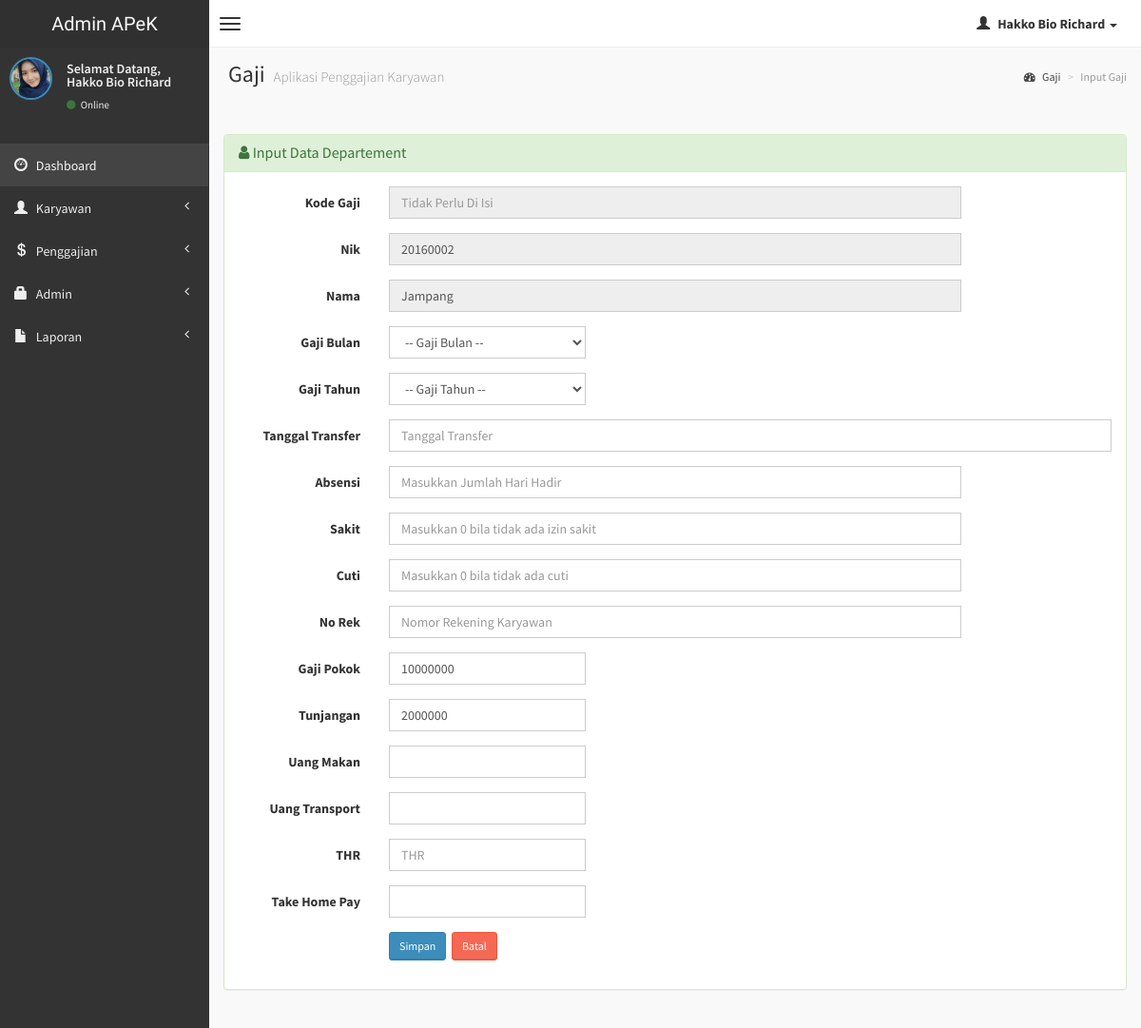
Screenshot of /admin/input-gaji.php?hal=edit&kode=20160002 (signed in) with the database file from the repository.
### tables this page shows
CREATE TABLE `karyawan` (
  `nik` varchar(10) NOT NULL,
  `departemen` varchar(20) NOT NULL,
  `nama` varchar(50) NOT NULL,
  `alamat` varchar(150) NOT NULL,
  `gender` tinyint(1) NOT NULL,
  `no_hp` varchar(15) NOT NULL,
  `status` enum('tetap','kontrak','magang','outsource') NOT NULL,
  `gaji_pokok` int(225) NOT NULL,
  `tunjangan` int(225) NOT NULL
);

CREATE TABLE `departemen` (
  `kd_dept` int(10) NOT NULL,
  `nik` varchar(10) NOT NULL,
  `departemen` varchar(20) NOT NULL,
  `jabatan` varchar(15) NOT NULL,
  `gaji_pokok` int(10) NOT NULL,
  `tunjangan` int(10) NOT NULL
);

### admin/input-gaji.php (the view, shortened to what this page needs)
<?php
if (empty($_SESSION['username'])){
	header('location:../index.php');
} else {
?>
<!DOCTYPE html>
<html>
    <head>
        <link href="../dist/css/bootstrap.css" rel="stylesheet" type="text/css" />
        <link href="//cdnjs.cloudflare.com/ajax/libs/font-awesome/4.1.0/css/font-awesome.min.css" rel="stylesheet" type="text/css" />
        <link href="//code.ionicframework.com/ionicons/1.5.2/css/ionicons.min.css" rel="stylesheet" type="text/css" />
        <link href="../css/morris/morris.css" rel="stylesheet" type="text/css" />
        <link href="../css/jvectormap/jquery-jvectormap-1.2.2.css" rel="stylesheet" type="text/css" />
        <link href="../css/datepicker/datepicker3.css" rel="stylesheet" type="text/css" />
        <link href="../css/daterangepicker/daterangepicker-bs3.css" rel="stylesheet" type="text/css" />
        <link href="../css/bootstrap-wysihtml5/bootstrap3-wysihtml5.min.css" rel="stylesheet" type="text/css" />
        <link href="../css/AdminLTE.css" rel="stylesheet" type="text/css" />
        <link rel="stylesheet" href="datatables/dataTables.bootstrap.css"/>
    </head>
    <body class="skin-black">
        <header class="header">
            <a href="index.php" class="logo">
                Admin APeK
            </a>
            <nav class="navbar navbar-static-top" role="navigation">
                <a href="#" class="navbar-btn sidebar-toggle" data-toggle="offcanvas" role="button">
                    <span class="icon-bar"></span>
                    <span class="icon-bar"></span>
                    <span class="icon-bar"></span>
                </a>
                <div class="navbar-right">
                    <ul class="nav navbar-nav">
                        <li class="dropdown user user-menu">
                            <a href="#" class="dropdown-toggle" data-toggle="dropdown">
                                <i class="glyphicon glyphicon-user"></i>
                                <span><?php echo $_SESSION['fullname']; ?> <i class="caret"></i></span>
                            </a>
<?php } ?>
                        </li>
                    </ul>
                </div>
            </nav>
        </header>
        <div class="wrapper row-offcanvas row-offcanvas-left">
            <aside class="left-side sidebar-offcanvas">
                <section class="sidebar">
                    <div class="user-panel">
                        <div class="pull-left image">
                            <img src="<?php echo $_SESSION['gambar']; ?>" class="img-circle" alt="User Image" style="border: 2px solid #3C8DBC;" />
                        </div>
                        <div class="pull-left info">
                            <p>Selamat Datang,<br /><?php echo $_SESSION['fullname']; ?></p>
                            <a href="#"><i class="fa fa-circle text-success"></i> Online</a>
                        </div>
                    </div>
                    <?php include "menu.php"; ?>
                </section>
            </aside>
            <aside class="right-side">
                <section class="content-header">
                    <h1>
                        Gaji
                        <small>Aplikasi Penggajian Karyawan</small>
                    </h1>
                    <ol class="breadcrumb">
                        <li><a href="#"><i class="fa fa-dashboard"></i> Gaji</a></li>
                        <li class="active">Input Gaji</li>
                    </ol>
                </section>
                <section class="content">
                    <br />
                    <div class="row">
                        <div class="col-lg-12">
                        <div class="panel panel-success">
                        <div class="panel-heading">
                        <h3 class="panel-title"><i class="fa fa-user"></i> Input Data Departement </h3>
                        </div>
                        <div class="panel-body">
                  <div class="form-panel">
                      <form class="form-horizontal style-form" action="input-gaji.php" method="post" enctype="multipart/form-data" name="transfer" id="form1">
                          <div class="form-group">
                              <label class="col-sm-2 col-sm-2 control-label">Kode Gaji</label>
                              <div class="col-sm-8">
                                  <input name="kd_gaji" type="text" id="kd_gaji" class="form-control" autocomplete="off" placeholder="Tidak Perlu Di Isi" readonly="readonly" />
                              </div>
                          </div>
                          <?php
                          $kode = $_GET['kode'];
                    $query1="select * from karyawan where nik='$kode'";
                    $tampil=mysqli_query($koneksi, $query1) or die(mysqli_error());
                    while($data=mysqli_fetch_array($tampil))
                    {
                    ?>
                        <div class="form-group">
                              <label class="col-sm-2 col-sm-2 control-label">Nik</label>
                              <div class="col-sm-8">
                                  <input name="nik" type="text" id="nik" value="<?php echo $data['nik']; ?>" class="form-control" autocomplete="off" readonly="readonly" />
                              </div>
                          </div>
                        <div class="form-group">
                              <label class="col-sm-2 col-sm-2 control-label">Nama</label>
                              <div class="col-sm-8">
                                  <input name="" type="text" id="" value="<?php echo $data['nama']; ?>" class="form-control" autocomplete="off" readonly="readonly" />
                              </div>
                          </div> <?php } ?>
                          <div class="form-group">
                              <label class="col-sm-2 col-sm-2 control-label">Gaji Bulan</label>
                              <div class="col-sm-3">
                            <select name="gaji_bulan" class="form-control" required>
							<option value=""> -- Gaji Bulan -- </option>
						    </select>
                              </div>
                          </div>
                          <div class="form-group">
                              <label class="col-sm-2 col-sm-2 control-label">Gaji Tahun</label>
                              <div class="col-sm-3">
                            <select name="gaji_tahun" class="form-control" required>
							<option value=""> -- Gaji Tahun -- </option>
						    </select>
                            </div>
                          </div>
                          <div class="form-group">
                              <label class="col-sm-2 col-sm-2 control-label">Tanggal Transfer</label>
                              <div class="col-sm-10">
                                  <input name="tgl_transfer" id="tgl_transfer" class="input-group date form-control" data-date="" data-date-format="yyyy-mm-dd" type="text" placeholder="Tanggal Transfer" required />
                              </div>
                          </div>
                          <div class="form-group">
                              <label class="col-sm-2 col-sm-2 control-label">Absensi</label>
                              <div class="col-sm-8">
                                  <input name="absensi" type="text" id="absensi" class="form-control" autocomplete="off" autofocus="on" onkeyup="hitung_gaji()" onkeydown="hitung_gaji()" onchange="hitung_gaji()" placeholder="Masukkan Jumlah Hari Hadir" required="required"/>
                              </div>
                          </div>
                          <div class="form-group">
                              <label class="col-sm-2 col-sm-2 control-label">Sakit</label>
                              <div class="col-sm-8">
                                  <input name="sakit" type="text" id="sakit" class="form-control" autocomplete="off" placeholder="Masukkan 0 bila tidak ada izin sakit" required="required"/>
                              </div>
                          </div>
                          <div class="form-group">
                              <label class="col-sm-2 col-sm-2 control-label">Cuti</label>
                              <div class="col-sm-8">
                                  <input name="cuti" type="text" id="cuti" class="form-control" autocomplete="off" placeholder="Masukkan 0 bila tidak ada cuti" required="required"/>
                              </div>
                          </div>
                          <div class="form-group">
                              <label class="col-sm-2 col-sm-2 control-label">No Rek</label>
                              <div class="col-sm-8">
                                  <input name="no_rek" type="text" id="no_rek" class="form-control" autocomplete="off" placeholder="Nomor Rekening Karyawan" required="required"/>
                              </div>
                          </div>
                          <?php
                    $query2="select * from departemen where nik='$_GET[kode]'";
                    $tampil1=mysqli_query($koneksi, $query2) or die(mysqli_error());
                    while($data1=mysqli_fetch_array($tampil1))
                    {
                    ?>
                          <div class="form-group">
                              <label class="col-sm-2 col-sm-2 control-label">Gaji Pokok</label>
                              <div class="col-sm-3">
                            <input name="gaji" type="text" id="gaji" class="form-control" value="<?php echo $data1['gaji_pokok']; ?>" autocomplete="off" placeholder="Gaji Pokok" autocomplete="off" required />
                            </div>
                          </div>
                          <div class="form-group">
                              <label class="col-sm-2 col-sm-2 control-label">Tunjangan</label>
                              <div class="col-sm-3">
                            <input name="tunjangan" type="text" id="tunjangan" class="form-control" value="<?php echo $data1['tunjangan']; ?>" placeholder="Tunjangan" autocomplete="off" required />
                            </div>
                          </div>
                          <?php } ?>
                          <div class="form-group">
                              <label class="col-sm-2 col-sm-2 control-label">Uang Makan</label>
                              <div class="col-sm-3">
                            <input name="uang_makan" type="text" id="uang_makan" class="form-control" autocomplete="off" required />
                            </div>
                          </div>
                          <div class="form-group">
                              <label class="col-sm-2 col-sm-2 control-label">Uang Transport</label>
                              <div class="col-sm-3">
                            <input name="uang_transport" type="text" id="uang_transport" class="form-control" autocomplete="off" required />
                            </div>
                          </div>
                          <div class="form-group">
                              <label class="col-sm-2 col-sm-2 control-label">THR</label>
                              <div class="col-sm-3">
                            <input name="thr" type="text" id="thr" class="form-control" autocomplete="off" onkeyup="hitung_gaji()" onkeydown="hitung_gaji()" onchange="hitung_gaji()" placeholder="THR" required />
                            </div>
                          </div>
                          <div class="form-group">
                              <label class="col-sm-2 col-sm-2 control-label">Take Home Pay</label>
                              <div class="col-sm-3">
                            <input name="total" type="text" id="total" class="form-control" autocomplete="off" required />
                            </div>
                          </div>
                          <div class="form-group">
                              <label class="col-sm-2 col-sm-2 control-label"></label>
                              <div class="col-sm-10">
                                  <input type="submit" name="input" value="Simpan" class="btn btn-sm btn-primary" />&nbsp;
	                              <a href="input-gaji1.php" class="btn btn-sm btn-danger">Batal </a>
                              </div>
                          </div>
                      </form>
                  </div>
                  </div>
                  </div>
          		</div>
                    </div>
                </section>
            </aside>
        </div>
    </body>
</html>

### rows the page displays
karyawan: nik "20160002", nama "Jampang"
departemen: gaji "10000000", tunjangan "2000000"

### other values shown
$_SESSION['fullname'] "Hakko Bio Richard"
